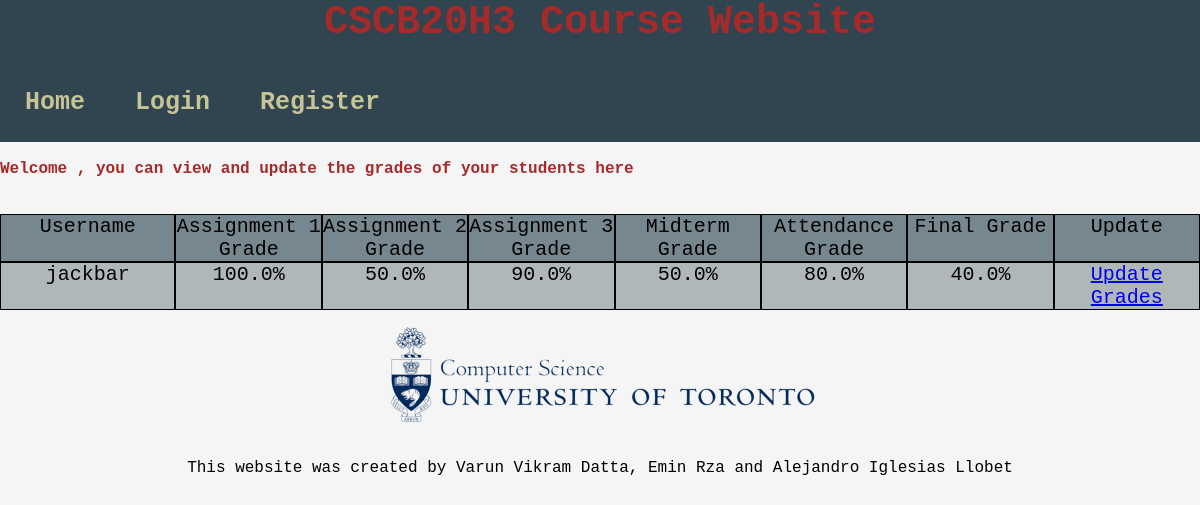
/View_Grades_Instructor, run on an earlier commit of the app's database.
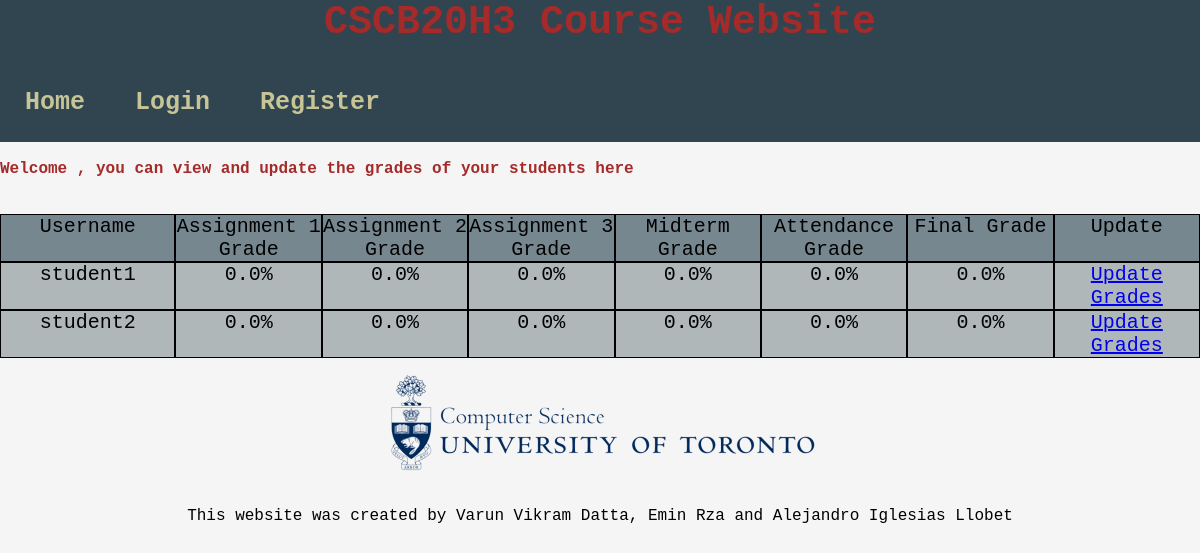
And on a later commit of the database.
### app.py (models this page shows, shortened)
class Student(db.Model):
    __tablename__ = 'Student'
    id = db.Column(db.Integer, primary_key=True)
    username = db.Column(db.String(100), unique=True, nullable=False)
    email = db.Column(db.String(100), unique=True, nullable=False)
    password = db.Column(db.String(100), nullable=False)
    assignment1 = db.Column(db.Float, nullable=False)
    assignment2 = db.Column(db.Float, nullable=False)
    assignment3 = db.Column(db.Float, nullable=False)
    tut_attendance = db.Column(db.Float, nullable=False)
    midterm = db.Column(db.Float, nullable=False)
    final = db.Column(db.Float, nullable=False)

### app.py (the view)
@app.route('/View_Grades_Instructor')
def View_Grades_Instructor():
    pagename = 'View Grades'
    query_Student_result = Student.query.order_by(Student.username)
    return render_template('View_Grades_Instructor.html', pagename = pagename,query_Student_result= query_Student_result)

### templates/View_Grades_Instructor.html (shortened to what this page needs)
{% extends "template.html" %}
{% block content %}
<h3>Welcome {{session.user}}, you can view and update the grades of your students here</h3>
<br><br>
<center>
    <div class="table">
      <div class="row rowdark">
        <div class="cell w">Username</div>
        <div class="cell">Assignment 1 Grade</div>
        <div class="cell">Assignment 2 Grade </div>
        <div class="cell">Assignment 3 Grade</div>
        <div class="cell">Midterm Grade </div>
        <div class="cell"> Attendance Grade</div>
        <div class="cell"> Final Grade</div>
        <div class="cell"> Update</div>
      </div>
      {%for student in query_Student_result%}
        <div class="row rowlight">
            <div class="cell w"> {{student.username}}  </div>
            <div class="cell"> {{student.assignment1}}% </div>
            <div class="cell"> {{student.assignment2}}%   </div>
            <div class="cell">{{student.assignment3}}% </div>
            <div class="cell">{{student.midterm}}% </div>
            <div class="cell">  {{student.tut_attendance}}% </div>
            <div class="cell"> {{student.final}}% </div>
            <div class="cell"> <a href ="/Update_Grades_Instructor/{{student.id }}">Update Grades </a></div>
        </div>
      {%endfor%}
    </center>
{% endblock %}

What changed in the data, as far as the page shows it:
changed Student: username "jackbar" → "student1"; assignment1 "100.0" → "0.0"; assignment2 "50.0" → "0.0"; assignment3 "90.0" → "0.0"; midterm "50.0" → "0.0"; tut_attendance "80.0" → "0.0"; final "40.0" → "0.0"
added Student: username "student2", assignment1 "0.0", assignment2 "0.0", assignment3 "0.0", midterm "0.0", tut_attendance "0.0", final "0.0"
